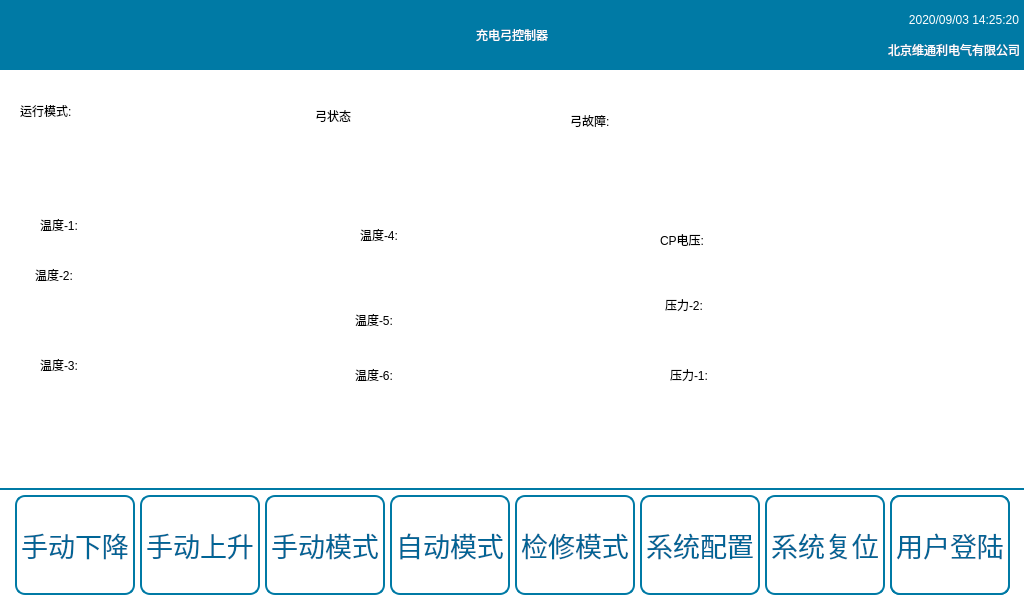
<?xml version="1.0" encoding="UTF-8"?>
<ui version="4.0">
 <class>MainWindow</class>
 <widget class="QMainWindow" name="MainWindow">
  <property name="geometry">
   <rect>
    <x>0</x>
    <y>0</y>
    <width>1024</width>
    <height>600</height>
   </rect>
  </property>
  <property name="windowTitle">
   <string>MainWindow</string>
  </property>
  <property name="styleSheet">
   <string notr="true">QWidget#centralWidget{
background-color: rgb(255, 255, 255);
}
QDialog{
font: 18pt &quot;文泉驿等宽微米黑&quot;;
background-color: rgb(255, 255, 255);
}
QPushButton{
width:80px;
height:35px;
font: 20pt &quot;文泉驿等宽微米黑&quot;;
color: rgb(0, 0, 0);
border:2px solid rgb(28, 183, 200);
border-radius:10px;
}
QToolButton{
font: 20pt &quot;文泉驿等宽微米黑&quot;;
color: rgb(0, 101, 150);
border:2px solid rgb(0, 122, 165);
border-radius:10px;
background-color: rgb(255, 255, 255);
}
QToolButton:disabled{
font: 19pt &quot;文泉驿等宽微米黑&quot;;
color: rgb(180, 180, 180);
border-color: rgb(180, 180, 180);
}</string>
  </property>
  <widget class="QWidget" name="centralWidget">
   <widget class="QToolButton" name="tBtnMonitor">
    <property name="enabled">
     <bool>true</bool>
    </property>
    <property name="geometry">
     <rect>
      <x>265</x>
      <y>495</y>
      <width>120</width>
      <height>100</height>
     </rect>
    </property>
    <property name="font">
     <font>
      <family>文泉驿等宽微米黑</family>
      <pointsize>20</pointsize>
      <weight>50</weight>
      <italic>false</italic>
      <bold>false</bold>
     </font>
    </property>
    <property name="text">
     <string>手动模式</string>
    </property>
    <property name="icon">
     <iconset>
      <normaloff>:/Image/selfCheck.png</normaloff>:/Image/selfCheck.png</iconset>
    </property>
    <property name="iconSize">
     <size>
      <width>60</width>
      <height>60</height>
     </size>
    </property>
    <property name="toolButtonStyle">
     <enum>Qt::ToolButtonTextUnderIcon</enum>
    </property>
   </widget>
   <widget class="QToolButton" name="tBtnMonitor_2">
    <property name="enabled">
     <bool>true</bool>
    </property>
    <property name="geometry">
     <rect>
      <x>390</x>
      <y>495</y>
      <width>120</width>
      <height>100</height>
     </rect>
    </property>
    <property name="font">
     <font>
      <family>文泉驿等宽微米黑</family>
      <pointsize>20</pointsize>
      <weight>50</weight>
      <italic>false</italic>
      <bold>false</bold>
     </font>
    </property>
    <property name="text">
     <string>自动模式</string>
    </property>
    <property name="icon">
     <iconset>
      <normaloff>:/Image/connect.png</normaloff>:/Image/connect.png</iconset>
    </property>
    <property name="iconSize">
     <size>
      <width>60</width>
      <height>60</height>
     </size>
    </property>
    <property name="toolButtonStyle">
     <enum>Qt::ToolButtonTextUnderIcon</enum>
    </property>
   </widget>
   <widget class="QToolButton" name="tBtnMonitor_3">
    <property name="enabled">
     <bool>true</bool>
    </property>
    <property name="geometry">
     <rect>
      <x>515</x>
      <y>495</y>
      <width>120</width>
      <height>100</height>
     </rect>
    </property>
    <property name="font">
     <font>
      <family>文泉驿等宽微米黑</family>
      <pointsize>20</pointsize>
      <weight>50</weight>
      <italic>false</italic>
      <bold>false</bold>
     </font>
    </property>
    <property name="text">
     <string>检修模式</string>
    </property>
    <property name="icon">
     <iconset>
      <normaloff>:/Image/node.png</normaloff>:/Image/node.png</iconset>
    </property>
    <property name="iconSize">
     <size>
      <width>60</width>
      <height>60</height>
     </size>
    </property>
    <property name="toolButtonStyle">
     <enum>Qt::ToolButtonTextUnderIcon</enum>
    </property>
   </widget>
   <widget class="QToolButton" name="tBtnMonitor_4">
    <property name="enabled">
     <bool>true</bool>
    </property>
    <property name="geometry">
     <rect>
      <x>640</x>
      <y>495</y>
      <width>120</width>
      <height>100</height>
     </rect>
    </property>
    <property name="font">
     <font>
      <family>文泉驿等宽微米黑</family>
      <pointsize>20</pointsize>
      <weight>50</weight>
      <italic>false</italic>
      <bold>false</bold>
     </font>
    </property>
    <property name="text">
     <string>系统配置</string>
    </property>
    <property name="icon">
     <iconset>
      <normaloff>:/Image/tools.png</normaloff>:/Image/tools.png</iconset>
    </property>
    <property name="iconSize">
     <size>
      <width>60</width>
      <height>60</height>
     </size>
    </property>
    <property name="toolButtonStyle">
     <enum>Qt::ToolButtonTextUnderIcon</enum>
    </property>
   </widget>
   <widget class="QToolButton" name="tBtnMonitor_5">
    <property name="enabled">
     <bool>true</bool>
    </property>
    <property name="geometry">
     <rect>
      <x>890</x>
      <y>495</y>
      <width>120</width>
      <height>100</height>
     </rect>
    </property>
    <property name="font">
     <font>
      <family>文泉驿等宽微米黑</family>
      <pointsize>20</pointsize>
      <weight>50</weight>
      <italic>false</italic>
      <bold>false</bold>
     </font>
    </property>
    <property name="text">
     <string>用户登陆</string>
    </property>
    <property name="icon">
     <iconset>
      <normaloff>:/Image/login.png</normaloff>:/Image/login.png</iconset>
    </property>
    <property name="iconSize">
     <size>
      <width>60</width>
      <height>60</height>
     </size>
    </property>
    <property name="toolButtonStyle">
     <enum>Qt::ToolButtonTextUnderIcon</enum>
    </property>
   </widget>
   <widget class="QLabel" name="lbBack">
    <property name="geometry">
     <rect>
      <x>0</x>
      <y>0</y>
      <width>1024</width>
      <height>70</height>
     </rect>
    </property>
    <property name="styleSheet">
     <string notr="true">font: 30pt &quot;文泉驿等宽微米黑&quot;;
color: rgb(255, 255, 255);
background-color:rgb(0, 122, 165);</string>
    </property>
    <property name="text">
     <string>充电弓控制器</string>
    </property>
    <property name="alignment">
     <set>Qt::AlignCenter</set>
    </property>
   </widget>
   <widget class="QToolButton" name="tBtnMonitor_6">
    <property name="enabled">
     <bool>true</bool>
    </property>
    <property name="geometry">
     <rect>
      <x>890</x>
      <y>495</y>
      <width>120</width>
      <height>100</height>
     </rect>
    </property>
    <property name="font">
     <font>
      <family>文泉驿等宽微米黑</family>
      <pointsize>20</pointsize>
      <weight>50</weight>
      <italic>false</italic>
      <bold>false</bold>
     </font>
    </property>
    <property name="text">
     <string>用户退出</string>
    </property>
    <property name="icon">
     <iconset>
      <normaloff>:/Image/quit.png</normaloff>:/Image/quit.png</iconset>
    </property>
    <property name="iconSize">
     <size>
      <width>60</width>
      <height>60</height>
     </size>
    </property>
    <property name="toolButtonStyle">
     <enum>Qt::ToolButtonTextUnderIcon</enum>
    </property>
   </widget>
   <widget class="QLabel" name="label">
    <property name="geometry">
     <rect>
      <x>5</x>
      <y>10</y>
      <width>146</width>
      <height>50</height>
     </rect>
    </property>
    <property name="styleSheet">
     <string notr="true">border-image: url(:/Image/logo.png);</string>
    </property>
    <property name="text">
     <string/>
    </property>
   </widget>
   <widget class="QLabel" name="label_2">
    <property name="geometry">
     <rect>
      <x>790</x>
      <y>35</y>
      <width>230</width>
      <height>30</height>
     </rect>
    </property>
    <property name="styleSheet">
     <string notr="true">font: 14pt &quot;文泉驿等宽微米黑&quot;;
color: rgb(255, 255, 255);</string>
    </property>
    <property name="text">
     <string>北京维通利电气有限公司</string>
    </property>
    <property name="alignment">
     <set>Qt::AlignRight|Qt::AlignTrailing|Qt::AlignVCenter</set>
    </property>
   </widget>
   <widget class="QLabel" name="label_3">
    <property name="geometry">
     <rect>
      <x>789</x>
      <y>5</y>
      <width>230</width>
      <height>30</height>
     </rect>
    </property>
    <property name="styleSheet">
     <string notr="true">font: 14pt &quot;文泉驿等宽微米黑&quot;;
color: rgb(255, 255, 255);</string>
    </property>
    <property name="text">
     <string>2020/09/03 14:25:20</string>
    </property>
    <property name="alignment">
     <set>Qt::AlignRight|Qt::AlignTrailing|Qt::AlignVCenter</set>
    </property>
   </widget>
   <widget class="QLabel" name="label_4">
    <property name="geometry">
     <rect>
      <x>20</x>
      <y>90</y>
      <width>90</width>
      <height>41</height>
     </rect>
    </property>
    <property name="styleSheet">
     <string notr="true">font: 14pt &quot;文泉驿等宽微米黑&quot;;
color: rgb(0, 0, 0);</string>
    </property>
    <property name="text">
     <string>运行模式:</string>
    </property>
   </widget>
   <widget class="QLabel" name="label_5">
    <property name="geometry">
     <rect>
      <x>315</x>
      <y>95</y>
      <width>90</width>
      <height>41</height>
     </rect>
    </property>
    <property name="styleSheet">
     <string notr="true">font: 14pt &quot;文泉驿等宽微米黑&quot;;
color: rgb(0, 0, 0);</string>
    </property>
    <property name="text">
     <string>弓状态</string>
    </property>
   </widget>
   <widget class="QLabel" name="label_7">
    <property name="geometry">
     <rect>
      <x>570</x>
      <y>100</y>
      <width>90</width>
      <height>41</height>
     </rect>
    </property>
    <property name="styleSheet">
     <string notr="true">font: 14pt &quot;文泉驿等宽微米黑&quot;;
color: rgb(0, 0, 0);</string>
    </property>
    <property name="text">
     <string>弓故障:</string>
    </property>
   </widget>
   <widget class="QLabel" name="label_6">
    <property name="geometry">
     <rect>
      <x>40</x>
      <y>205</y>
      <width>90</width>
      <height>40</height>
     </rect>
    </property>
    <property name="styleSheet">
     <string notr="true">font: 14pt &quot;文泉驿等宽微米黑&quot;;
color: rgb(0, 0, 0);</string>
    </property>
    <property name="text">
     <string>温度-1:</string>
    </property>
   </widget>
   <widget class="QLabel" name="label_8">
    <property name="geometry">
     <rect>
      <x>35</x>
      <y>255</y>
      <width>90</width>
      <height>40</height>
     </rect>
    </property>
    <property name="styleSheet">
     <string notr="true">font: 14pt &quot;文泉驿等宽微米黑&quot;;
color: rgb(0, 0, 0);</string>
    </property>
    <property name="text">
     <string>温度-2:</string>
    </property>
   </widget>
   <widget class="QLabel" name="label_9">
    <property name="geometry">
     <rect>
      <x>40</x>
      <y>345</y>
      <width>90</width>
      <height>40</height>
     </rect>
    </property>
    <property name="styleSheet">
     <string notr="true">font: 14pt &quot;文泉驿等宽微米黑&quot;;
color: rgb(0, 0, 0);</string>
    </property>
    <property name="text">
     <string>温度-3:</string>
    </property>
   </widget>
   <widget class="QLabel" name="label_10">
    <property name="geometry">
     <rect>
      <x>360</x>
      <y>215</y>
      <width>90</width>
      <height>40</height>
     </rect>
    </property>
    <property name="styleSheet">
     <string notr="true">font: 14pt &quot;文泉驿等宽微米黑&quot;;
color: rgb(0, 0, 0);</string>
    </property>
    <property name="text">
     <string>温度-4:</string>
    </property>
   </widget>
   <widget class="QLabel" name="label_11">
    <property name="geometry">
     <rect>
      <x>355</x>
      <y>300</y>
      <width>90</width>
      <height>40</height>
     </rect>
    </property>
    <property name="styleSheet">
     <string notr="true">font: 14pt &quot;文泉驿等宽微米黑&quot;;
color: rgb(0, 0, 0);</string>
    </property>
    <property name="text">
     <string>温度-5:</string>
    </property>
   </widget>
   <widget class="QLabel" name="label_12">
    <property name="geometry">
     <rect>
      <x>355</x>
      <y>355</y>
      <width>90</width>
      <height>40</height>
     </rect>
    </property>
    <property name="styleSheet">
     <string notr="true">font: 14pt &quot;文泉驿等宽微米黑&quot;;
color: rgb(0, 0, 0);</string>
    </property>
    <property name="text">
     <string>温度-6:</string>
    </property>
   </widget>
   <widget class="QLabel" name="label_13">
    <property name="geometry">
     <rect>
      <x>670</x>
      <y>355</y>
      <width>90</width>
      <height>40</height>
     </rect>
    </property>
    <property name="styleSheet">
     <string notr="true">font: 14pt &quot;文泉驿等宽微米黑&quot;;
color: rgb(0, 0, 0);</string>
    </property>
    <property name="text">
     <string>压力-1:</string>
    </property>
   </widget>
   <widget class="QLabel" name="label_14">
    <property name="geometry">
     <rect>
      <x>660</x>
      <y>220</y>
      <width>90</width>
      <height>40</height>
     </rect>
    </property>
    <property name="styleSheet">
     <string notr="true">font: 14pt &quot;文泉驿等宽微米黑&quot;;
color: rgb(0, 0, 0);</string>
    </property>
    <property name="text">
     <string>CP电压:</string>
    </property>
   </widget>
   <widget class="QLabel" name="label_15">
    <property name="geometry">
     <rect>
      <x>665</x>
      <y>285</y>
      <width>90</width>
      <height>40</height>
     </rect>
    </property>
    <property name="styleSheet">
     <string notr="true">font: 14pt &quot;文泉驿等宽微米黑&quot;;
color: rgb(0, 0, 0);</string>
    </property>
    <property name="text">
     <string>压力-2:</string>
    </property>
   </widget>
   <widget class="QToolButton" name="tBtnMonitor_7">
    <property name="enabled">
     <bool>true</bool>
    </property>
    <property name="geometry">
     <rect>
      <x>15</x>
      <y>495</y>
      <width>120</width>
      <height>100</height>
     </rect>
    </property>
    <property name="font">
     <font>
      <family>文泉驿等宽微米黑</family>
      <pointsize>20</pointsize>
      <weight>50</weight>
      <italic>false</italic>
      <bold>false</bold>
     </font>
    </property>
    <property name="text">
     <string>手动下降</string>
    </property>
    <property name="icon">
     <iconset>
      <normaloff>:/Image/arrow-down.png</normaloff>:/Image/arrow-down.png</iconset>
    </property>
    <property name="iconSize">
     <size>
      <width>60</width>
      <height>60</height>
     </size>
    </property>
    <property name="toolButtonStyle">
     <enum>Qt::ToolButtonTextUnderIcon</enum>
    </property>
   </widget>
   <widget class="QToolButton" name="tBtnMonitor_8">
    <property name="enabled">
     <bool>true</bool>
    </property>
    <property name="geometry">
     <rect>
      <x>140</x>
      <y>495</y>
      <width>120</width>
      <height>100</height>
     </rect>
    </property>
    <property name="font">
     <font>
      <family>文泉驿等宽微米黑</family>
      <pointsize>20</pointsize>
      <weight>50</weight>
      <italic>false</italic>
      <bold>false</bold>
     </font>
    </property>
    <property name="text">
     <string>手动上升</string>
    </property>
    <property name="icon">
     <iconset>
      <normaloff>:/Image/arrow-up.png</normaloff>:/Image/arrow-up.png</iconset>
    </property>
    <property name="iconSize">
     <size>
      <width>60</width>
      <height>60</height>
     </size>
    </property>
    <property name="toolButtonStyle">
     <enum>Qt::ToolButtonTextUnderIcon</enum>
    </property>
   </widget>
   <widget class="Line" name="line">
    <property name="geometry">
     <rect>
      <x>0</x>
      <y>488</y>
      <width>1024</width>
      <height>2</height>
     </rect>
    </property>
    <property name="styleSheet">
     <string notr="true">border:2px solid rgb(0, 122, 165);</string>
    </property>
    <property name="orientation">
     <enum>Qt::Horizontal</enum>
    </property>
   </widget>
   <widget class="QToolButton" name="tBtnMonitor_9">
    <property name="enabled">
     <bool>true</bool>
    </property>
    <property name="geometry">
     <rect>
      <x>765</x>
      <y>495</y>
      <width>120</width>
      <height>100</height>
     </rect>
    </property>
    <property name="font">
     <font>
      <family>文泉驿等宽微米黑</family>
      <pointsize>20</pointsize>
      <weight>50</weight>
      <italic>false</italic>
      <bold>false</bold>
     </font>
    </property>
    <property name="text">
     <string>系统复位</string>
    </property>
    <property name="icon">
     <iconset>
      <normaloff>:/Image/reset.png</normaloff>:/Image/reset.png</iconset>
    </property>
    <property name="iconSize">
     <size>
      <width>60</width>
      <height>60</height>
     </size>
    </property>
    <property name="toolButtonStyle">
     <enum>Qt::ToolButtonTextUnderIcon</enum>
    </property>
   </widget>
   <zorder>tBtnMonitor_6</zorder>
   <zorder>tBtnMonitor</zorder>
   <zorder>tBtnMonitor_2</zorder>
   <zorder>tBtnMonitor_3</zorder>
   <zorder>tBtnMonitor_4</zorder>
   <zorder>tBtnMonitor_5</zorder>
   <zorder>lbBack</zorder>
   <zorder>label</zorder>
   <zorder>label_2</zorder>
   <zorder>label_3</zorder>
   <zorder>label_4</zorder>
   <zorder>label_5</zorder>
   <zorder>label_7</zorder>
   <zorder>label_6</zorder>
   <zorder>label_8</zorder>
   <zorder>label_9</zorder>
   <zorder>label_10</zorder>
   <zorder>label_11</zorder>
   <zorder>label_12</zorder>
   <zorder>label_13</zorder>
   <zorder>label_14</zorder>
   <zorder>label_15</zorder>
   <zorder>tBtnMonitor_7</zorder>
   <zorder>tBtnMonitor_8</zorder>
   <zorder>line</zorder>
   <zorder>tBtnMonitor_9</zorder>
  </widget>
 </widget>
 <layoutdefault spacing="6" margin="11"/>
 <resources/>
 <connections/>
</ui>
